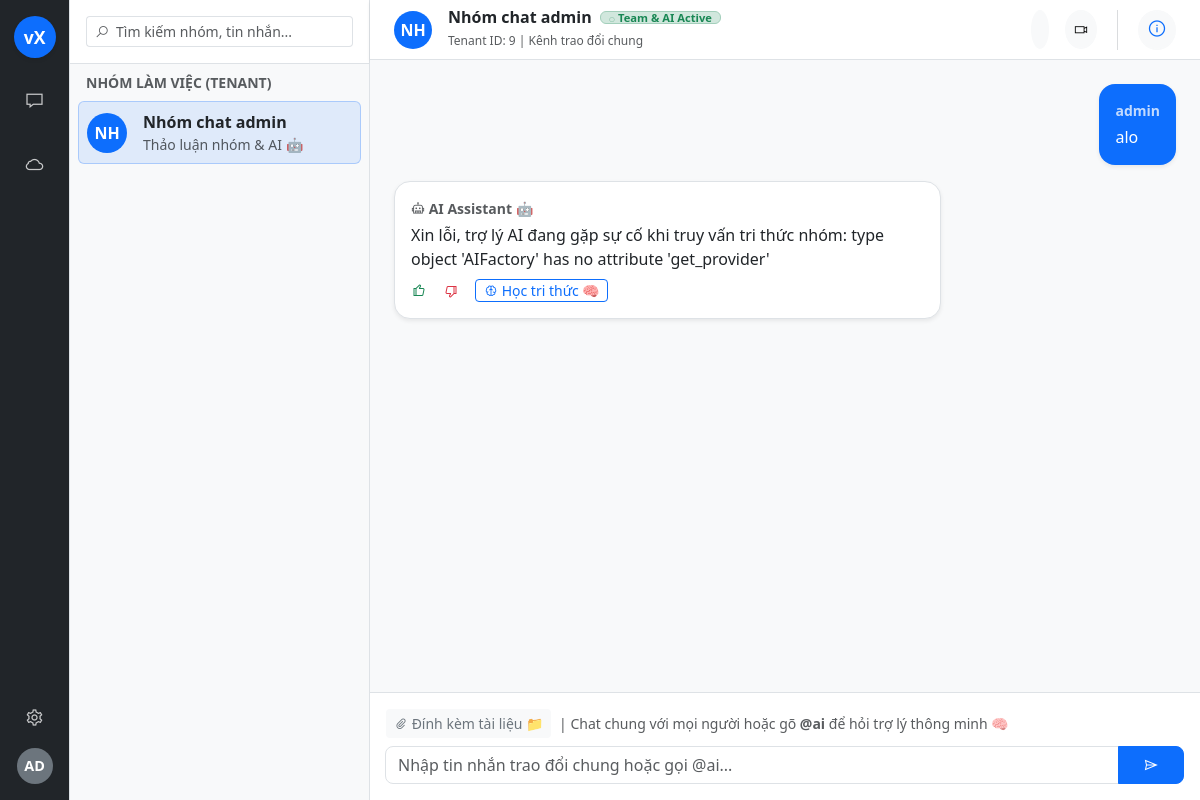
The page /chat/9/ (signed in) on the database its author committed.
### apps/core/models.py (models this page shows)
class User(AbstractUser):
    email = models.EmailField(unique=True, verbose_name="Email đăng nhập")
    class Meta:
        verbose_name = "Người dùng"

### apps/group_chat/models.py (models this page shows, shortened)
class ChatGroup(models.Model):
    name = models.CharField(max_length=255, verbose_name="Tên nhóm")
    plan_type = models.CharField(max_length=50, default="free", verbose_name="Gói dịch vụ", help_text="Xác định giới hạn tính năng của nhóm")
    max_members = models.IntegerField(default=6, verbose_name="Số thành viên tối đa")
    is_active = models.BooleanField(default=True, verbose_name="Nhóm đang hoạt động")
    description = models.TextField(null=True, blank=True, verbose_name="Mô tả nhóm")
    created_at = models.DateTimeField(auto_now_add=True, verbose_name="Ngày tạo")
    class Meta:
        verbose_name = "Nhóm chat"
        verbose_name_plural = "Các nhóm chat"

class Message(models.Model):
    group = models.ForeignKey(ChatGroup, on_delete=models.CASCADE, related_name="messages", verbose_name="Nhóm")
    sender = models.ForeignKey(Membership, on_delete=models.CASCADE, verbose_name="Người gửi")
    content = models.TextField(verbose_name="Nội dung")
    created_at = models.DateTimeField(auto_now_add=True, verbose_name="Thời gian tạo")
    class Meta:
        verbose_name = "Tin nhắn"
        verbose_name_plural = "Tin nhắn"

class Membership(models.Model):
    ROLE_CHOICES = [('admin', 'Admin'), ('member', 'Member')]
    group = models.ForeignKey(ChatGroup, on_delete=models.CASCADE, related_name="memberships", verbose_name="Nhóm")
    user = models.ForeignKey(User, on_delete=models.CASCADE, null=True, blank=True, related_name="memberships", verbose_name="Người dùng")
    role = models.CharField(max_length=20, choices=ROLE_CHOICES, default='member', verbose_name="Vai trò")
    is_ai = models.BooleanField(default=False, verbose_name="Là AI?", help_text="Đánh dấu nếu đây là thành viên AI")
    class Meta:
        verbose_name = "Thành viên nhóm"
        unique_together = ('group', 'user')

### apps/group_chat/views.py (the view)
# urls.py: path('<int:group_id>/', views.group_chat_detail, name='chat_detail'), # <--- Tên route là chat_detail
@login_required
def group_chat_detail(request, group_id):
    group = get_object_or_404(ChatGroup, id=group_id)
    membership = get_object_or_404(Membership, group=group, user=request.user)
    messages = list(group.messages.select_related('sender').order_by('-created_at')[:50])
    messages.reverse()
    memberships = group.memberships.select_related('user', 'user__profile').all()
    documents = group.documents.all().order_by('-uploaded_at')
    knowledge_units = KnowledgeUnit.objects.filter(document__group=group).order_by('-id')
    subscription = getattr(group, 'subscription', None)
    ai_config = getattr(group, 'aiconfig', None)
    context = {
        'group': group,
        'membership': membership,
        'messages': messages,
        'memberships': memberships,
        'documents': documents,
        'knowledge_units': knowledge_units,
        'subscription': subscription,
        'ai_config': ai_config,
    }
    return render(request, 'group_chat/chat_detail.html', context)

### apps/core/context_processors.py (called while the page is built)
def user_groups_processor(request):
    if request.user.is_authenticated:
        memberships = Membership.objects.filter(user=request.user).select_related('group')
        groups = [m.group for m in memberships]
        return {'user_groups': groups}
    return {'user_groups': []}

### templates/group_chat/chat_detail.html (shortened to what this page needs)
{% extends "base.html" %}
{% load static %}
{% block content %}
<div class="d-flex h-100 w-100 bg-white overflow-hidden" style="height: 100vh; position: fixed; top: 0; left: 0;">
    <div class="d-flex flex-column align-items-center justify-content-between py-3 bg-dark text-white border-end"
        style="width: 70px; min-width: 70px; z-index: 10;">
        <div class="d-flex flex-column align-items-center gap-4">
            <div class="bg-primary rounded-circle d-flex align-items-center justify-content-center fw-bold shadow-sm"
                style="width: 42px; height: 42px; font-size: 1.1rem;">
                vX
            </div>
            <a href="{% url 'core:dashboard' %}"
                class="text-white text-opacity-75 text-opacity-100-hover p-2 rounded active"
                title="Danh sách nhóm & Chat chung">
                <i class="fas fa-comment-alt fs-5"></i>
            </a>
            <a href="#" class="text-white text-opacity-75 text-opacity-100-hover p-2 rounded"
                title="Kho tài liệu chung (Cloud)">
                <i class="fas fa-cloud fs-5"></i>
            </a>
        </div>
        <div class="d-flex flex-column align-items-center gap-3">
            <button class="btn btn-link text-white text-opacity-75 p-0" type="button" title="Cài đặt tài khoản">
                <i class="fas fa-cog fs-5"></i>
            </button>
            <div class="bg-secondary rounded-circle d-flex align-items-center justify-content-center fw-bold text-white"
                style="width: 36px; height: 36px; font-size: 0.9rem;">
                {{ request.user.username|slice:":2"|upper }}
            </div>
        </div>
    </div>
    <div class="d-flex flex-column border-end bg-light" style="width: 300px; min-width: 300px;">
        <div class="p-3 border-bottom bg-white">
            <div class="input-group input-group-sm">
                <span class="input-group-text bg-white border-end-0 text-muted"><i class="fas fa-search"></i></span>
                <input type="text" class="form-control border-start-0 ps-0" placeholder="Tìm kiếm nhóm, tin nhắn...">
            </div>
        </div>
        <div class="flex-grow-1 overflow-auto p-2">
            <div class="small fw-bold text-muted px-2 mb-2">NHÓM LÀM VIỆC (TENANT)</div>
            {% for grp in user_groups %}
            <a href="{% url 'group_chat:chat_detail' grp.id %}"
                class="d-flex align-items-center gap-3 p-2 rounded text-decoration-none mb-1 {% if grp.id == group.id %}bg-primary bg-opacity-10 border border-primary border-opacity-25{% else %}hover-bg-light{% endif %}">
                <div class="bg-primary text-white rounded-circle d-flex align-items-center justify-content-center fw-bold"
                    style="width: 40px; height: 40px; min-width: 40px;">
                    {{ grp.name|slice:":2"|upper }}
                </div>
                <div class="flex-grow-1 overflow-hidden">
                    <div class="fw-bold text-dark text-truncate">{{ grp.name }}</div>
                    <small class="text-muted text-truncate d-block">Thảo luận nhóm & AI 🤖</small>
                </div>
            </a>
            {% endfor %}
        </div>
    </div>
    <div class="flex-grow-1 d-flex flex-column h-100 bg-white">
        <div class="px-4 py-2 border-bottom d-flex justify-content-between align-items-center bg-white shadow-sm"
            style="height: 60px;">
            <div class="d-flex align-items-center gap-3">
                <div class="bg-primary text-white rounded-circle d-flex align-items-center justify-content-center fw-bold"
                    style="width: 38px; height: 38px;">
                    {{ group.name|slice:":2"|upper }}
                </div>
                <div>
                    <h6 class="mb-0 fw-bold text-dark d-flex align-items-center gap-2">
                        {{ group.name }}
                        <span class="badge bg-success-subtle text-success border border-success-subtle px-2 py-0"
                            style="font-size: 0.7rem;">
                            <i class="fas fa-circle" style="font-size: 0.4rem;"></i> Team & AI Active
                        </span>
                    </h6>
                    <small class="text-muted" style="font-size: 0.75rem;">Tenant ID: {{ group.id }} | Kênh trao đổi
                        chung</small>
                </div>
            </div>
            <div class="d-flex align-items-center gap-3 text-secondary">
                <button class="btn btn-light btn-sm rounded-circle p-2" type="button" title="Gọi thoại nhóm">
                </button>
                <button class="btn btn-light btn-sm rounded-circle p-2" type="button" title="Gọi video nhóm">
                    <i class="fas fa-video"></i>
                </button>
                <button class="btn btn-light btn-sm rounded-circle p-2" type="button" data-bs-toggle="offcanvas"
                    data-bs-target="#settingsSidebar" aria-controls="settingsSidebar" title="Thông tin & Cấu hình nhóm">
                    <i class="fas fa-info-circle fs-5 text-primary"></i>
                </button>
            </div>
        </div>
        {% block workspace_content %}
        <div class="flex-grow-1 overflow-auto p-4 bg-light" id="chat-messages">
            {% include "group_chat/partials/message_list.html" %}
        </div>
        <div class="p-3 border-top bg-white">
            <div class="d-flex align-items-center gap-2 mb-2 text-muted">
                <button type="button" class="btn btn-sm btn-light text-secondary border-0"
                    onclick="document.getElementById('file-upload').click()"
                    title="Tải lên tài liệu nạp vào Kho Tri thức RAG">
                    <i class="fas fa-paperclip"></i> Đính kèm tài liệu 📁
                </button>
                <span class="text-muted small">| Chat chung với mọi người hoặc gõ <b>@ai</b> để hỏi trợ lý thông minh
                    🧠</span>
            </div>
            <form id="chat-form" class="input-group">
                <input type="text" id="chat-input" class="form-control rounded-start-3"
                    placeholder="Nhập tin nhắn trao đổi chung hoặc gọi @ai...">
                <button type="submit" class="btn btn-primary px-4 rounded-end-3">
                    <i class="fas fa-paper-plane"></i>
                </button>
            </form>
        </div>
        {% endblock %}
    </div>
{% endblock %}

### templates/base.html (shortened to what this page needs)
{% load static %}
<!DOCTYPE html>
<html lang="vi">
<head>
    <link rel="stylesheet" href="{% static 'bootstrap-5.3.8-dist/css/bootstrap.min.css' %}">
    <link rel="stylesheet" href="{% static 'css/fontawesome/css/all.min.css' %}">
    <link rel="stylesheet" href="{% static 'css/ledger_theme.css' %}">
</head>
<body class="d-flex">
    {% include 'components/sidebar.html' %}
    <div class="main-content flex-grow-1 d-flex flex-column" style="min-width: 0;">
        {% include 'components/navbar.html' %}
        <div class="container-fluid p-0 flex-grow-1 bg-light">
            {% block content %}{% endblock %}
        </div>
    </div>
</body>
</html>

### templates/components/sidebar.html (shortened to what this page needs)
<div class="sidebar d-flex flex-column bg-dark text-white" id="sidebar" style="width: 260px; min-height: 100vh;">
    <h4 class="p-3 text-white border-bottom border-secondary text-center m-0">
    </h4>
    <nav class="nav flex-column mt-3 px-2 flex-grow-1">
        <a href="{% url 'dashboard' %}"
            class="nav-link text-white rounded mb-1 {% if request.resolver_match.url_name == 'dashboard' %}active bg-primary{% endif %}">
        </a>
        <a href="{% url 'arch_manager:blueprint_dashboard' %}" class="nav-link text-white rounded mb-1" target="_blank">
        </a>
        {% if request.user.is_authenticated and request.user.is_staff %}
        <div class="px-3 text-uppercase text-warning fw-bold" style="font-size: 0.75rem;">Khu vực Quản trị</div>
        <a href="/admin/" target="_blank" class="nav-link text-light rounded mb-1">
        </a>
        {% endif %}
        <div class="px-3 text-uppercase text-warning fw-bold" style="font-size: 0.75rem;">Nhóm chat của bạn</div>
        <div class="nav flex-column mt-2 overflow-auto" style="max-height: 350px;">
            {% if user_groups %}
            {% for group in user_groups %}
            <a href="{% url 'group_chat:chat_detail' group.id %}"
                class="nav-link text-light rounded py-2 text-truncate {% if request.resolver_match.kwargs.group_id == group.id|stringformat:'s' %}active bg-secondary text-white{% endif %}">
            </a>
            {% endfor %}
            {% endif %}
        </div>
        {% if user_groups %}
        <div class="mt-auto p-2">
            <a href="{% url 'group_chat:create_group' %}" class="btn btn-outline-warning btn-sm w-100 text-warning">
            </a>
        </div>
        {% endif %}
    </nav>
    <div class="p-3 border-top border-secondary text-center" style="font-size: 0.8rem;">
        <span class="text-muted">Phiên bản 1.0.0 Modular Monolith</span>
    </div>
</div>

### templates/components/navbar.html (shortened to what this page needs)
<nav class="navbar navbar-expand-lg navbar-light bg-white border-bottom px-4" style="height: 60px;">
    <button class="btn btn-outline-dark btn-sm me-3" id="sidebarToggle" type="button">
    </button>
    <span class="navbar-brand mb-0 h1 fs-6 fw-bold">
    </span>
    <div class="ms-auto d-flex align-items-center gap-3">
        <span class="text-muted small">Xin chào, <strong>{{ request.user.username }}</strong></span>
        <form action="{% url 'core:logout' %}" method="post" class="d-inline">
            <button type="submit" class="btn btn-outline-danger btn-sm">Đăng xuất</button>
        </form>
    </div>
</nav>

### templates/group_chat/partials/message_list.html (shortened to what this page needs)
{% if messages %}
{% for message in messages %}
{% include "group_chat/partials/message_item.html" with message=message %}
{% endfor %}
{% else %}
<div class="text-center text-muted mt-5">
    Chưa có tin nhắn nào trong nhóm. Hãy bắt đầu trao đổi hoặc gọi @ai! 💬
</div>
{% endif %}

### templates/group_chat/partials/message_item.html
<div class="d-flex {% if message.sender.is_ai %}justify-content-start{% else %}justify-content-end{% endif %} mb-3">
    <div class="p-3 rounded-4 shadow-sm {% if message.sender.is_ai %}bg-white border{% else %}bg-primary text-white{% endif %}"
        style="max-width: 70%;">
        <small class="d-block mb-1 opacity-75 fw-bold">
            {% if message.sender.is_ai %}
            <i class="fas fa-robot"></i> AI Assistant 🤖
            {% else %}
            {{ message.sender.user.username }}
            {% endif %}
        </small>
        <p class="mb-0">{{ message.content }}</p>
        {% if message.sender.is_ai %}
        <div class="mt-2 d-flex gap-3 align-items-center">
            <i class="fas fa-thumbs-up text-success cursor-pointer" onclick="handleFeedback('{{ message.id }}', 'like')"
                title="Thích"></i>
            <i class="fas fa-thumbs-down text-danger cursor-pointer"
                onclick="handleFeedback('{{ message.id }}', 'dislike')" title="Không thích"></i>
            <button class="btn btn-sm btn-outline-primary py-0 px-2"
                onclick="promoteMessageToKnowledge('{{ message.id }}')" title="Cập nhật tri thức">
                <i class="fas fa-brain"></i> Học tri thức 🧠
            </button>
        </div>
        {% endif %}
    </div>
</div>

### templates/group_chat/partials/knowledge_tab.html (shortened to what this page needs)
{% load static %}

### templates/group_chat/partials/members_tab.html (shortened to what this page needs)
{% load static %}

### static/css/ledger_theme.css (style rules this page uses)
body { min-height: 100vh; background: #f4f6f9; }
.sidebar { width: 260px; min-height: 100vh; background: #2c3e50; transition: margin-left 0.3s ease; position: sticky; top: 0; }
.nav-link { transition: 0.2s; border-left: 4px solid transparent; }
.main-content { min-width: 0; }
.navbar { height: 60px; }

### rows shown on the page
User: user.username "AD"
ChatGroup: name "NH", name "Nhóm chat admin", id "9"
Message: sender.user.username "admin", content "alo"
Message: shows "AI Assistant 🤖", content "Xin lỗi, trợ lý AI đang gặp sự cố khi truy vấn tri thức nhóm: type object 'AIFactory' has no attribute 'get_provider'"
